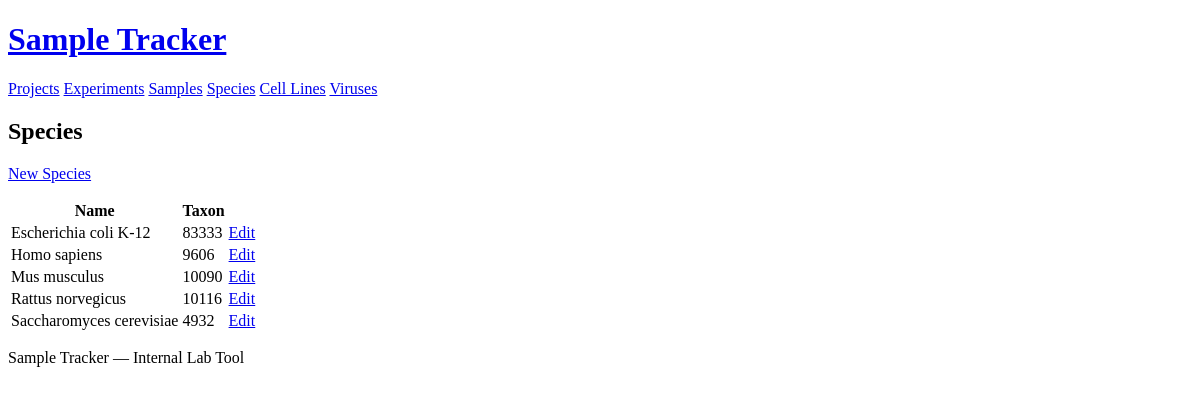
Screenshot of /species with the database file from the repository.
### models.py (models this page shows)
class Species(db.Model):
    __tablename__ = "species"
    id = db.Column(db.Integer, primary_key=True, autoincrement=True)
    species_name = db.Column(db.Text, nullable=False)
    species_taxon = db.Column(db.Text)
    cell_lines = db.relationship("CellLine", back_populates="species")

### app.py (the view)
@app.route("/species")
def species_list():
    species_list = Species.query.order_by(Species.species_name).all()
    return render_template("species/list.html", species_list=species_list)

### templates/species/list.html (shortened to what this page needs)
{% extends "base.html" %}
{% block content %}
<h2>Species</h2>
<p><a href="{{ url_for('species_create') }}" role="button">New Species</a></p>
<table>
  <thead>
    <tr>
      <th>Name</th>
      <th>Taxon</th>
      <th></th>
    </tr>
  </thead>
  <tbody>
    {% for sp in species_list %}
    <tr>
      <td>{{ sp.species_name }}</td>
      <td>{{ sp.species_taxon or '' }}</td>
      <td><a href="{{ url_for('species_edit', id=sp.id) }}">Edit</a></td>
    </tr>
    {% else %}
    <tr><td colspan="3">No species found.</td></tr>
    {% endfor %}
  </tbody>
</table>
{% endblock %}

### rows the page displays
Species: species_name "Escherichia coli K-12", species_taxon "83333"
Species: species_name "Homo sapiens", species_taxon "9606"
Species: species_name "Mus musculus", species_taxon "10090"
Species: species_name "Rattus norvegicus", species_taxon "10116"
Species: species_name "Saccharomyces cerevisiae", species_taxon "4932"
